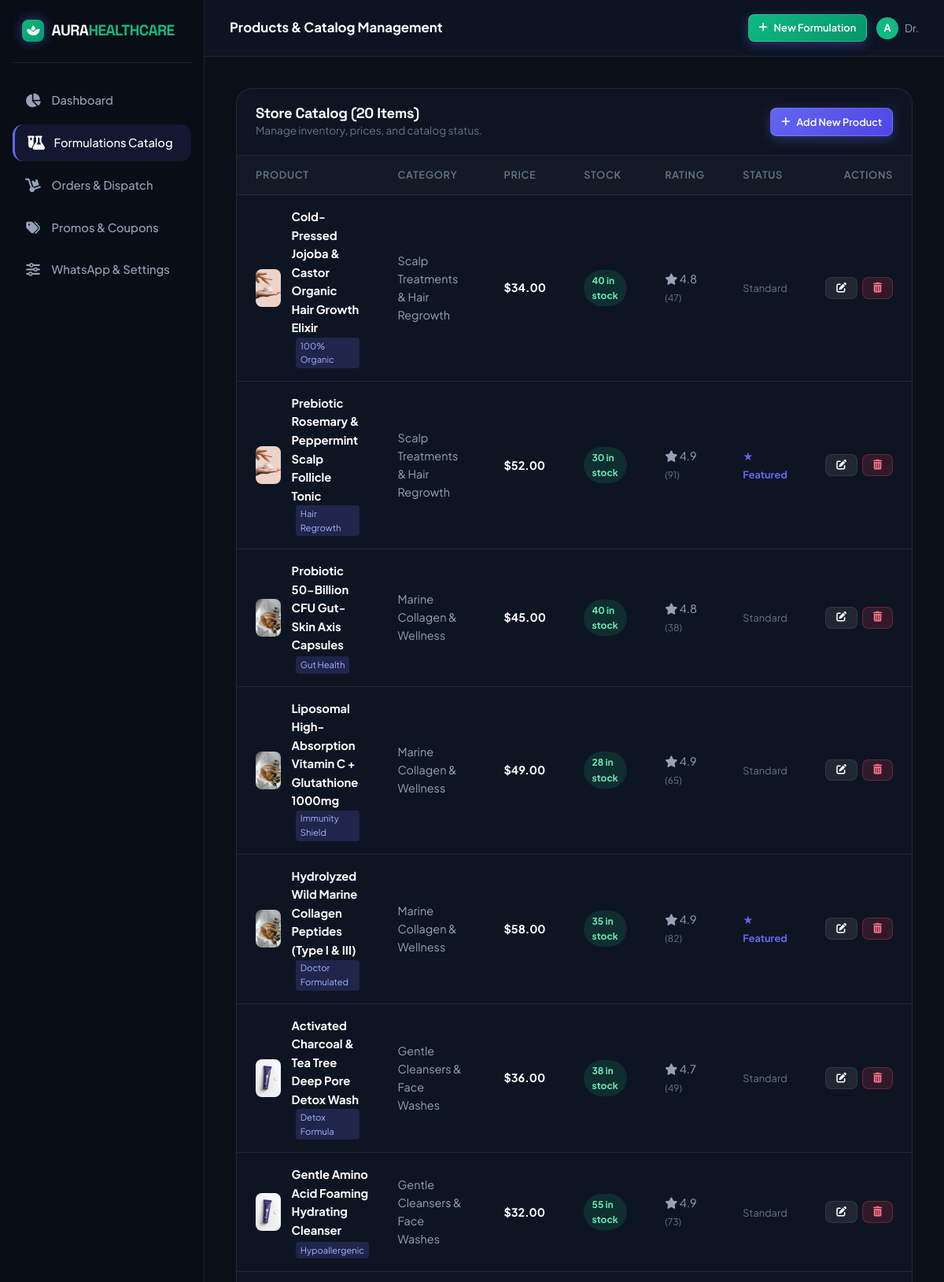
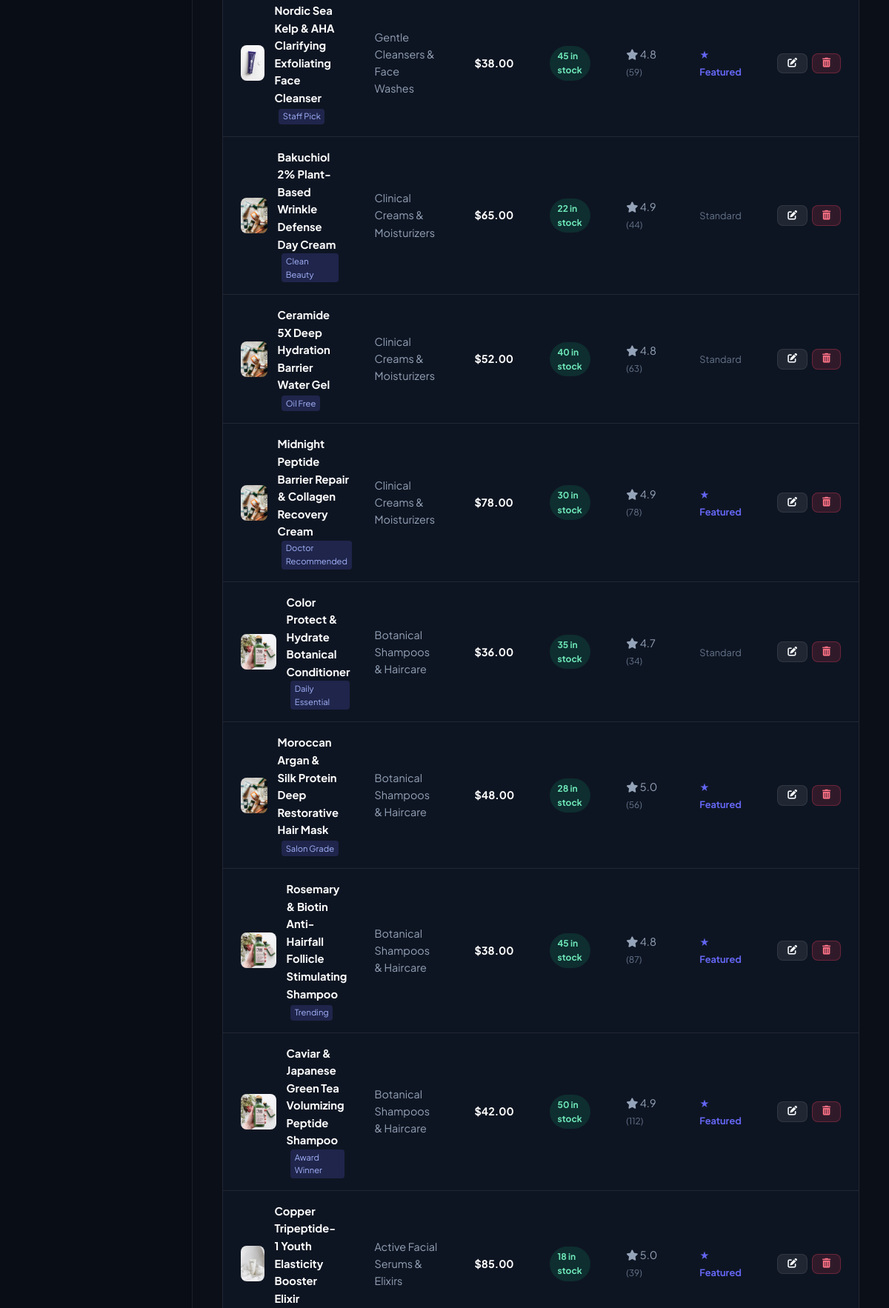
/admin/products (signed in, upper part), run on the app's committed database (2 pictures, top to bottom).
### tables this page shows
CREATE TABLE products (
        id INTEGER PRIMARY KEY AUTOINCREMENT,
        name TEXT NOT NULL,
        slug TEXT UNIQUE NOT NULL,
        short_description TEXT,
        description TEXT,
        price REAL NOT NULL,
        original_price REAL,
        category_id INTEGER,
        stock INTEGER DEFAULT 10,
        rating REAL DEFAULT 5.0,
        review_count INTEGER DEFAULT 0,
        image_url TEXT NOT NULL,
        is_featured INTEGER DEFAULT 0,
        is_trending INTEGER DEFAULT 0,
        badge TEXT,
        created_at TIMESTAMP DEFAULT CURRENT_TIMESTAMP,
        FOREIGN KEY (category_id) REFERENCES categories(id) ON DELETE SET NULL
    );

CREATE TABLE categories (
        id INTEGER PRIMARY KEY AUTOINCREMENT,
        name TEXT NOT NULL,
        slug TEXT UNIQUE NOT NULL,
        description TEXT,
        image_url TEXT,
        icon TEXT
    );

### app.py (the view)
@app.route('/admin/products')
@admin_required
def admin_products():
    products = query_db("""
        SELECT p.*, c.name as category_name
        FROM products p
        LEFT JOIN categories c ON p.category_id = c.id
        ORDER BY p.id DESC
    """)
    return render_template('admin/products.html', products=products)

### app.py (called while the page is built)
@app.after_request
def add_header(response):
    if not is_production:
        response.headers['Cache-Control'] = 'no-cache, no-store, must-revalidate'
        response.headers['Pragma'] = 'no-cache'
        response.headers['Expires'] = '0'
    return response

def get_cart():
    if 'cart' not in session:
        session['cart'] = {
            'items': [],
            'subtotal': 0.0,
            'discount_percent': 0.0,
            'coupon_code': None,
            'discount_amount': 0.0,
            'tax_amount': 0.0,
            'shipping_cost': 0.0,
            'total': 0.0
        }
    return session['cart']

def admin_required(f):
    @wraps(f)
    def decorated_function(*args, **kwargs):
        if not session.get('user_id') or not session.get('is_admin'):
            flash('Administrator authentication required to access this portal.', 'error')
            return redirect(url_for('auth_page'))
        return f(*args, **kwargs)
    return decorated_function

### database.py (called while the page is built)
def get_db_connection():
    conn = sqlite3.connect(DB_FILE, timeout=30.0)
    conn.row_factory = sqlite3.Row
    conn.execute("PRAGMA foreign_keys = ON;")
    conn.execute("PRAGMA journal_mode = WAL;")
    return conn

def get_all_settings():
    try:
        rows = query_db("SELECT key, value FROM settings")
        return {r['key']: r['value'] for r in rows}
    except Exception:
        return {}

def query_db(query, args=(), one=False):
    conn = get_db_connection()
    cur = conn.cursor()
    cur.execute(query, args)
    rv = cur.fetchall()
    conn.close()
    return (rv[0] if rv else None) if one else rv

### Templates/admin/products.html
{% extends "admin/base_admin.html" %}
{% block page_title %}Products & Catalog Management{% endblock %}
{% block admin_content %}
<div class="admin-table-card">
  <div class="admin-table-header">
    <div>
      <h3>Store Catalog ({{ products|length }} Items)</h3>
      <p style="font-size: 0.85rem; color: var(--text-muted);">Manage inventory, prices, and catalog status.</p>
    </div>
    <a href="/admin/products/new" class="btn btn-primary btn-sm">
      <i class="fa-solid fa-plus"></i> Add New Product
    </a>
  </div>
  <table class="admin-table">
    <thead>
      <tr>
        <th>Product</th>
        <th>Category</th>
        <th>Price</th>
        <th>Stock</th>
        <th>Rating</th>
        <th>Status</th>
        <th style="text-align: right;">Actions</th>
      </tr>
    </thead>
    <tbody>
      {% for p in products %}
        <tr>
          <td>
            <div style="display: flex; align-items: center; gap: 0.85rem;">
              <img src="{{ p.image_url }}" alt="{{ p.name }}" style="width: 48px; height: 48px; border-radius: var(--radius-sm); object-fit: cover;">
              <div>
                <strong style="color: #fff; font-size: 0.92rem;">{{ p.name }}</strong>
                {% if p.badge %}
                  <span style="display: inline-block; font-size: 0.7rem; background: rgba(99, 102, 241, 0.2); color: #a5b4fc; padding: 0.1rem 0.35rem; border-radius: 4px; margin-left: 0.35rem;">{{ p.badge }}</span>
                {% endif %}
              </div>
            </div>
          </td>
          <td>{{ p.category_name }}</td>
          <td style="font-weight: 700; color: #fff;">${{ "%.2f"|format(p.price) }}</td>
          <td>
            {% if p.stock > 5 %}
              <span class="status-pill Delivered">{{ p.stock }} in stock</span>
            {% elif p.stock > 0 %}
              <span class="status-pill Pending">{{ p.stock }} low</span>
            {% else %}
              <span class="status-pill Cancelled">Out of Stock</span>
            {% endif %}
          </td>
          <td>
            <i class="fa-solid fa-star text-amber-400"></i> {{ "%.1f"|format(p.rating) }}
            <span style="font-size: 0.75rem; color: var(--text-muted);">({{ p.review_count }})</span>
          </td>
          <td>
            {% if p.is_featured %}<span style="color: var(--accent-primary); font-size: 0.8rem; font-weight: 700;">★ Featured</span>{% else %}<span style="color: var(--text-muted); font-size: 0.8rem;">Standard</span>{% endif %}
          </td>
          <td style="text-align: right;">
            <div style="display: inline-flex; gap: 0.4rem;">
              <a href="/admin/products/{{ p.id }}/edit" class="btn btn-secondary btn-sm" title="Edit Product">
                <i class="fa-solid fa-pen-to-square"></i>
              </a>
              <form method="POST" action="/admin/products/{{ p.id }}/delete" onsubmit="return confirm('Are you sure you want to delete this product?');" style="display: inline;">
                <button type="submit" class="btn btn-danger btn-sm" title="Delete Product">
                  <i class="fa-solid fa-trash-can"></i>
                </button>
              </form>
            </div>
          </td>
        </tr>
      {% endfor %}
    </tbody>
  </table>
</div>
{% endblock %}

### Static/css/main.css (style rules this page uses)
:root { --bg-primary: #0b0f17; --bg-secondary: #111827; --bg-card: rgba(17, 24, 39, 0.75); --bg-card-hover: rgba(30, 41, 59, 0.85); --bg-glass: rgba(15, 23, 42, 0.65); --bg-input: #1e293b; --text-primary: #f8fafc; --text-secondary: #94a3b8; --text-muted: #64748b; --accent-primary: #6366f1; --accent-primary-hover: #4f46e5; --accent-secondary: #10b981; --accent-gold: #f59e0b; --accent-rose: #f43f5e; --accent-cyan: #06b6d4; --border-color: rgba(255, 255, 255, 0.08); --border-hover: rgba(99, 102, 241, 0.4); --border-glow: rgba(99, 102, 241, 0.25); --shadow-sm: 0 2px 8px rgba(0, 0, 0, 0.3); --shadow-md: 0 8px 24px rgba(0, 0, 0, 0.4); --shadow-lg: 0 16px 40px rgba(0, 0, 0, 0.5); --shadow-glow: 0 0 25px rgba(99, 102, 241, 0.2); --radius-sm: 8px; --radius-md: 14px; --radius-lg: 20px; --radius-xl: 28px; --radius-full: 9999px; --transition-fast: 0.15s cubic-bezier(0.4, 0, 0.2, 1); --transition-normal: 0.25s cubic-bezier(0.4, 0, 0.2, 1); --transition-smooth: 0.35s cubic-bezier(0.16, 1, 0.3, 1); }
*, *::before, *::after { box-sizing: border-box; margin: 0; padding: 0; }
html { scroll-behavior: smooth; font-size: 16px; }
body { font-family: 'Plus Jakarta Sans', -apple-system, BlinkMacSystemFont, 'Segoe UI', Roboto, sans-serif; background-color: var(--bg-primary); color: var(--text-primary); line-height: 1.6; min-height: 100vh; display: flex; flex-direction: column; overflow-x: hidden; -webkit-font-smoothing: antialiased; }
h1, h2, h3, h4, h5, h6, .font-heading { font-family: 'Space Grotesk', 'Plus Jakarta Sans', sans-serif; font-weight: 700; line-height: 1.2; color: var(--text-primary); letter-spacing: -0.02em; }
a { color: inherit; text-decoration: none; transition: color var(--transition-fast); }
img { max-width: 100%; height: auto; display: block; }
button, input, select, textarea { font-family: inherit; font-size: inherit; color: inherit; border: none; outline: none; background: none; }
.btn { display: inline-flex; align-items: center; justify-content: center; gap: 0.5rem; font-weight: 600; font-size: 0.92rem; padding: 0.65rem 1.35rem; border-radius: var(--radius-md); cursor: pointer; transition: all var(--transition-normal); text-decoration: none; white-space: nowrap; }
.btn-primary { background: linear-gradient(135deg, var(--accent-primary), #4f46e5); color: white; box-shadow: 0 4px 14px rgba(99, 102, 241, 0.35); border: 1px solid rgba(255, 255, 255, 0.15); }
.btn-secondary { background: rgba(255, 255, 255, 0.08); color: var(--text-primary); border: 1px solid var(--border-color); }
.btn-danger { background: rgba(244, 63, 94, 0.15); color: #fb7185; border: 1px solid rgba(244, 63, 94, 0.3); }
.btn-sm { padding: 0.4rem 0.8rem; font-size: 0.8rem; border-radius: var(--radius-sm); }
html, body { max-width: 100vw; overflow-x: hidden; -webkit-overflow-scrolling: touch; }
a, button, input, select, textarea, .action-btn, .category-pill, .search-tag, .mobile-bottom-item { -webkit-tap-highlight-color: transparent; touch-action: manipulation; }

### Static/css/admin.css (style rules this page uses)
.admin-table-card { background: var(--bg-card); border: 1px solid var(--border-color); border-radius: var(--radius-lg); overflow: hidden; }
.admin-table-header { padding: 1.25rem 1.5rem; display: flex; justify-content: space-between; align-items: center; border-bottom: 1px solid var(--border-color); }
.admin-table-header h3 { font-size: 1.15rem; color: #fff; }
.admin-table { width: 100%; border-collapse: collapse; text-align: left; }
.admin-table th { background: rgba(255, 255, 255, 0.02); padding: 0.9rem 1.5rem; font-size: 0.8rem; text-transform: uppercase; letter-spacing: 0.05em; color: var(--text-muted); font-weight: 600; border-bottom: 1px solid var(--border-color); }
.admin-table td { padding: 1rem 1.5rem; font-size: 0.9rem; color: var(--text-secondary); border-bottom: 1px solid var(--border-color); vertical-align: middle; }
.status-pill { display: inline-flex; align-items: center; gap: 0.35rem; padding: 0.25rem 0.65rem; border-radius: var(--radius-full); font-size: 0.75rem; font-weight: 700; }
.status-pill.Delivered { background: rgba(16, 185, 129, 0.15); color: #6ee7b7; }

### data on the page
products: image_url (picture), name "Cold-Pressed Jojoba & Castor Organic Hair Growth Elixir", badge "100% Organic", category_name "Scalp Treatments & Hair Regrowth", price "34.00", stock "40", rating "4.8", review_count "47", is_featured "Standard"
products: image_url (picture), name "Prebiotic Rosemary & Peppermint Scalp Follicle Tonic", badge "Hair Regrowth", category_name "Scalp Treatments & Hair Regrowth", price "52.00", stock "30", rating "4.9", review_count "91", is_featured "★ Featured"
products: image_url (picture), name "Probiotic 50-Billion CFU Gut-Skin Axis Capsules", badge "Gut Health", category_name "Marine Collagen & Wellness", price "45.00", stock "40", rating "4.8", review_count "38", is_featured "Standard"
products: image_url (picture), name "Liposomal High-Absorption Vitamin C + Glutathione 1000mg", badge "Immunity Shield", category_name "Marine Collagen & Wellness", price "49.00", stock "28", rating "4.9", review_count "65", is_featured "Standard"
products: image_url (picture), name "Hydrolyzed Wild Marine Collagen Peptides (Type I & III)", badge "Doctor Formulated", category_name "Marine Collagen & Wellness", price "58.00", stock "35", rating "4.9", review_count "82", is_featured "★ Featured"
products: image_url (picture), name "Activated Charcoal & Tea Tree Deep Pore Detox Wash", badge "Detox Formula", category_name "Gentle Cleansers & Face Washes", price "36.00", stock "38", rating "4.7", review_count "49", is_featured "Standard"
products: image_url (picture), name "Gentle Amino Acid Foaming Hydrating Cleanser", badge "Hypoallergenic", category_name "Gentle Cleansers & Face Washes", price "32.00", stock "55", rating "4.9", review_count "73", is_featured "Standard"
products: image_url (picture), name "Nordic Sea Kelp & AHA Clarifying Exfoliating Face Cleanser", badge "Staff Pick", category_name "Gentle Cleansers & Face Washes", price "38.00", stock "45", rating "4.8", review_count "59", is_featured "★ Featured"
products: image_url (picture), name "Bakuchiol 2% Plant-Based Wrinkle Defense Day Cream", badge "Clean Beauty", category_name "Clinical Creams & Moisturizers", price "65.00", stock "22", rating "4.9", review_count "44", is_featured "Standard"
products: image_url (picture), name "Ceramide 5X Deep Hydration Barrier Water Gel", badge "Oil Free", category_name "Clinical Creams & Moisturizers", price "52.00", stock "40", rating "4.8", review_count "63", is_featured "Standard"
products: image_url (picture), name "Midnight Peptide Barrier Repair & Collagen Recovery Cream", badge "Doctor Recommended", category_name "Clinical Creams & Moisturizers", price "78.00", stock "30", rating "4.9", review_count "78", is_featured "★ Featured"
products: image_url (picture), name "Color Protect & Hydrate Botanical Conditioner", badge "Daily Essential", category_name "Botanical Shampoos & Haircare", price "36.00", stock "35", rating "4.7", review_count "34", is_featured "Standard"
products: image_url (picture), name "Moroccan Argan & Silk Protein Deep Restorative Hair Mask", badge "Salon Grade", category_name "Botanical Shampoos & Haircare", price "48.00", stock "28", rating "5.0", review_count "56", is_featured "★ Featured"
products: image_url (picture), name "Rosemary & Biotin Anti-Hairfall Follicle Stimulating Shampoo", badge "Trending", category_name "Botanical Shampoos & Haircare", price "38.00", stock "45", rating "4.8", review_count "87", is_featured "★ Featured"
products: image_url (picture), name "Caviar & Japanese Green Tea Volumizing Peptide Shampoo", badge "Award Winner", category_name "Botanical Shampoos & Haircare", price "42.00", stock "50", rating "4.9", review_count "112", is_featured "★ Featured"
products: image_url (picture), name "Copper Tripeptide-1 Youth Elasticity Booster Elixir", category_name "Active Facial Serums & Elixirs", price "85.00", stock "18", rating "5.0", review_count "39", is_featured "★ Featured"

### other printed values
{{ session.get('user_name', 'Admin').split(' ')[0] }} "Dr."
{{ products|length }} "20"
